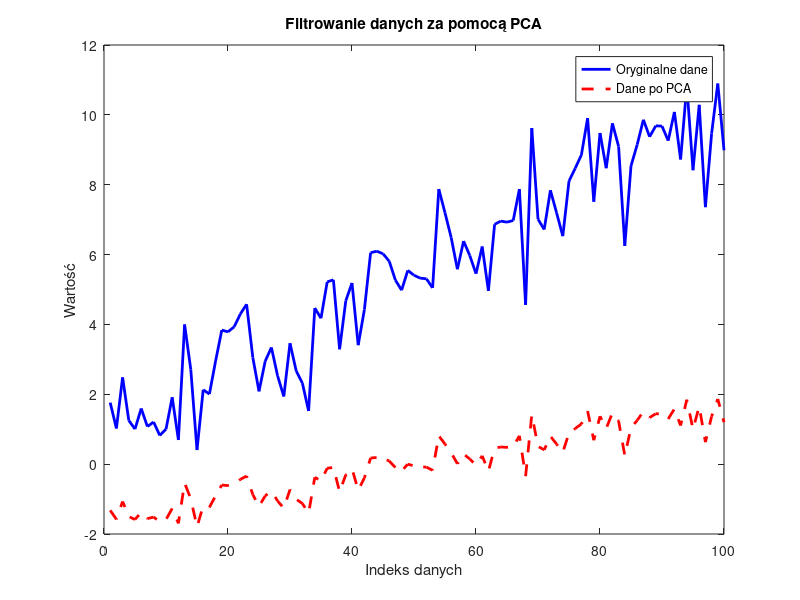

Here is the MATLAB script that generated this plot:
% Przygotowanie danych (przykładowe dane z szumem)
data = linspace(1, 10, 100)' + randn(100, 1);

% Standaryzacja danych (opcjonalne)
data_standardized = zscore(data);

% Zastosowanie PCA
[coeff, score, latent, ~, explained, mu] = pca(data_standardized, 'NumComponents', 1);

% Odtworzenie danych zredukowanych
data_filtered = score * coeff' + mu;

% Wyświetlenie wyników
figure;
plot(data, 'b', 'LineWidth', 2); hold on;
plot(data_filtered, 'r--', 'LineWidth', 2);
legend('Oryginalne dane', 'Dane po PCA');
xlabel('Indeks danych');
ylabel('Wartość');
title('Filtrowanie danych za pomocą PCA');
